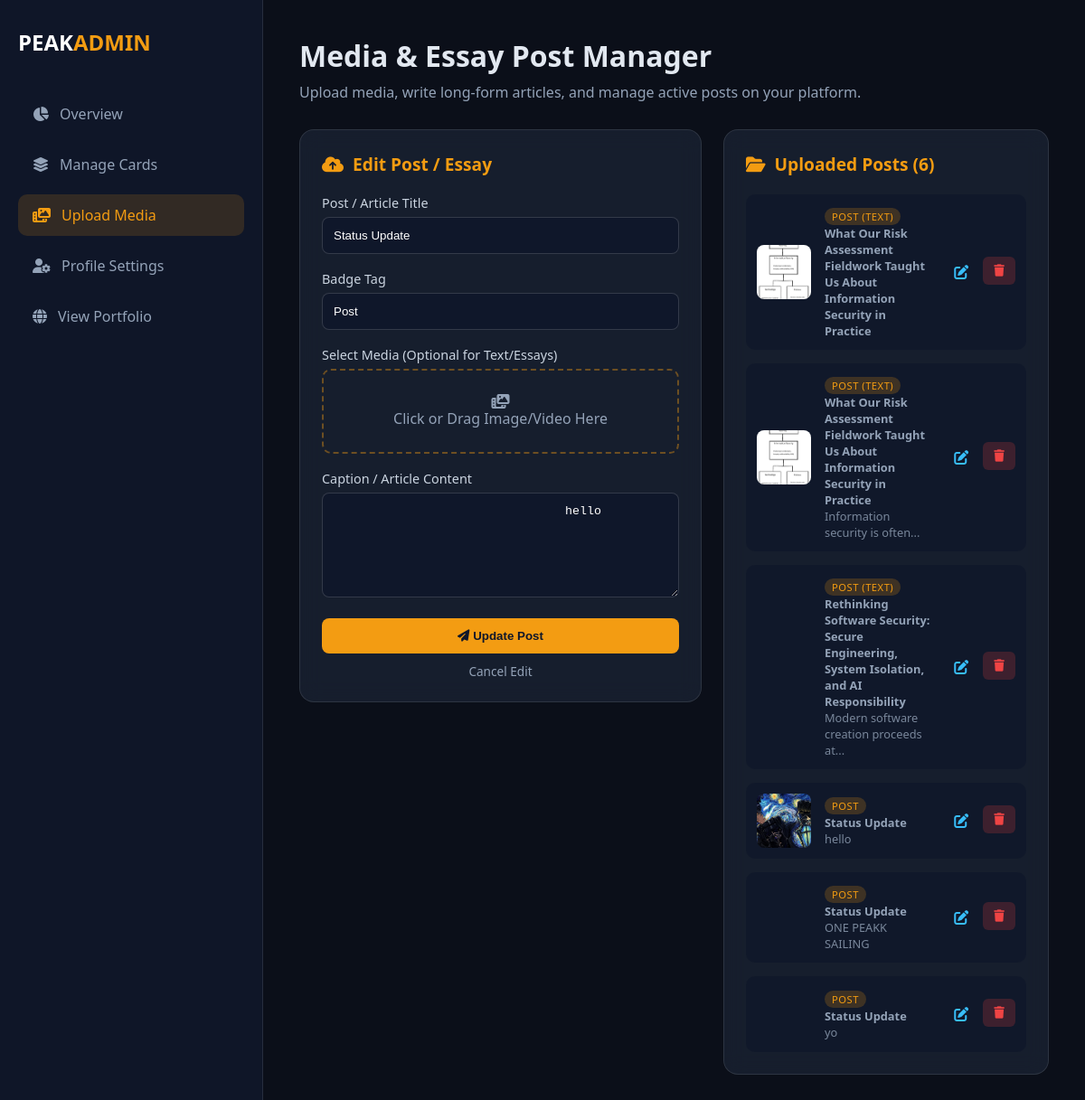
Page /dashboard/post?edit_id=3 (signed in) on the committed database.
### app.py (models this page shows)
class MediaUpload(db.Model):
    id = db.Column(db.Integer, primary_key=True)
    title = db.Column(db.String(100), nullable=True)
    caption = db.Column(db.Text, nullable=True)
    badge = db.Column(db.String(50), default="Featured")
    filename = db.Column(db.String(255), nullable=True)
    media_type = db.Column(db.String(10), nullable=True)
    created_at = db.Column(db.DateTime, default=datetime.utcnow)

### app.py (the view)
@app.route('/dashboard/post')
@login_required
def dashboard_post():
    edit_id = request.args.get('edit_id', type=int)
    edit_post = MediaUpload.query.get(edit_id) if edit_id else None
    uploads = MediaUpload.query.order_by(MediaUpload.id.desc()).all()
    return render_template('dashboard_post.html', uploads=uploads, edit_post=edit_post)

### app.py (called while the page is built)
@login_manager.user_loader
def load_user(user_id):
    return db.session.get(User, int(user_id))

### templates/dashboard_post.html (shortened to what this page needs)
<!DOCTYPE html>
<html lang="en">
<head>
    <link rel="stylesheet" href="https://cdnjs.cloudflare.com/ajax/libs/font-awesome/6.4.0/css/all.min.css">
    <link rel="stylesheet" href="{{ url_for('static', filename='css/dashboard.css') }}">
</head>
<body class="dashboard-body">
    <div class="dashboard-container">
        <aside class="dashboard-sidebar">
            <div class="brand">
                <h2>PEAK<span>ADMIN</span></h2>
            </div>
            <nav class="dash-nav">
                <a href="{{ url_for('dashboard') }}">
                    <i class="fa-solid fa-chart-pie"></i> Overview
                </a>
                <a href="{{ url_for('dashboard_cards') }}">
                    <i class="fa-solid fa-layer-group"></i> Manage Cards
                </a>
                <a href="{{ url_for('dashboard_post') }}" class="active">
                    <i class="fa-solid fa-photo-film"></i> Upload Media
                </a>
                <a href="{{ url_for('dashboard_profile_page') }}">
                    <i class="fa-solid fa-user-gear"></i> Profile Settings
                </a>
                <a href="{{ url_for('home') }}">
                    <i class="fa-solid fa-globe"></i> View Portfolio
                </a>
            </nav>
        </aside>
        <main class="dashboard-content">
            <header class="dash-header">
                <h1>Media & Essay Post Manager</h1>
                <p>Upload media, write long-form articles, and manage active posts on your platform.</p>
            </header>
            <div class="dash-grid">
                <div class="dash-card">
                    <h3>
                        <i class="fa-solid fa-cloud-arrow-up"></i>
                        {% if edit_post %}Edit Post / Essay{% else %}New Media or Essay Post{% endif %}
                    </h3>
                    <form action="{% if edit_post %}{{ url_for('update_media', upload_id=edit_post.id) }}{% else %}{{ url_for('upload_media') }}{% endif %}"
                          method="POST"
                          enctype="multipart/form-data"
                          class="dash-form">
                        <div class="form-group">
                            <label for="title">Post / Article Title</label>
                            <input type="text" id="title" name="title" class="form-control"
                                   placeholder="e.g. Rethinking Software Security..."
                                   value="{{ edit_post.title if edit_post else '' }}">
                        </div>
                        <div class="form-group">
                            <label for="badge">Badge Tag</label>
                            <input type="text" id="badge" name="badge" class="form-control"
                                   placeholder="e.g. POST (TEXT), Article, Essay"
                                   value="{{ edit_post.badge if edit_post else 'POST (TEXT)' }}">
                        </div>
                        <div class="form-group">
                            <label>Select Media (Optional for Text/Essays)</label>
                            <div class="file-upload-wrapper">
                                <div class="file-dummy">
                                    <i class="fa-solid fa-photo-film"></i>
                                    <span id="file-label">Click or Drag Image/Video Here</span>
                                </div>
                            </div>
                        </div>
                        <div class="form-group">
                            <label for="caption_editor">Caption / Article Content</label>
                            <textarea id="caption_editor" name="caption" rows="6">
                                {{ edit_post.caption if edit_post else '' }}
                            </textarea>
                        </div>
                        <div class="form-actions" style="margin-top: 15px;">
                            <button type="submit" class="btn-submit">
                                <i class="fa-solid fa-paper-plane"></i>
                                {% if edit_post %}Update Post{% else %}Post Media{% endif %}
                            </button>
                            {% if edit_post %}
                                <a href="{{ url_for('dashboard_post') }}"
                                   style="display: block; text-align: center; color: #94a3b8; margin-top: 10px; text-decoration: none; font-size: 0.85rem;">
                                    Cancel Edit
                                </a>
                            {% endif %}
                        </div>
                    </form>
                </div>
                <div class="dash-card">
                    <h3><i class="fa-solid fa-folder-open"></i> Uploaded Posts ({{ uploads|length if uploads else 0 }})</h3>
                    <div class="card-list">
                        {% if uploads %}
                            {% for item in uploads %}
                            <div class="card-item">
                                <div class="thumb-box">
                                    {% if item.filename %}
                                        {% if item.media_type == 'image' %}
                                            <img src="{{ url_for('static', filename='uploads/' + item.filename) }}" alt="Media">
                                        {% else %}
                                            <video src="{{ url_for('static', filename='uploads/' + item.filename) }}" muted></video>
                                        {% endif %}
                                    {% else %}
                                        <div style="display: flex; align-items: center; justify-content: center; height: 100%; background: #1e293b; color: #f59e0b;">
                                            <i class="fa-solid fa-file-lines" style="font-size: 1.5rem;"></i>
                                        </div>
                                    {% endif %}
                                </div>
                                <div class="card-info">
                                    <span class="badge">{{ item.badge or item.media_type|upper or 'POST' }}</span>
                                    <p><strong>{{ item.title or 'Untitled Post' }}</strong></p>
                                    <p style="font-size: 0.8rem; opacity: 0.8;">{{ item.caption|striptags|truncate(40) }}</p>
                                </div>
                                <div class="card-actions" style="display: flex; gap: 6px;">
                                    <a href="{{ url_for('dashboard_post', edit_id=item.id) }}" class="btn-edit" title="Edit Post" style="padding: 6px 10px; color: #38bdf8;">
                                        <i class="fa-solid fa-pen-to-square"></i>
                                    </a>
                                    <form action="{{ url_for('delete_media', upload_id=item.id) }}" method="POST" onsubmit="return confirm('Delete this media file?');" style="margin: 0;">
                                        <button type="submit" class="btn-delete" title="Delete Media">
                                            <i class="fa-solid fa-trash"></i>
                                        </button>
                                    </form>
                                </div>
                            </div>
                            {% endfor %}
                        {% else %}
                            <p class="empty-msg">No media uploads found. Use the form to post videos, images, or articles!</p>
                        {% endif %}
                    </div>
                </div>
            </div>
        </main>
    </div>
</body>
</html>

### static/css/dashboard.css (style rules this page uses)
body.dashboard-body { background-color: #0b0f19; color: #e2e8f0; font-family: 'Segoe UI', Tahoma, Geneva, Verdana, sans-serif; margin: 0; padding: 0; }
.dashboard-container { display: flex; min-height: 100vh; }
.dashboard-sidebar { width: 250px; background: rgba(15, 23, 42, 0.95); border-right: 1px solid rgba(255, 255, 255, 0.1); padding: 30px 20px; display: flex; flex-direction: column; }
.dashboard-sidebar .brand h2 { color: #ffffff; font-size: 1.5rem; margin: 0 0 40px 0; }
.dashboard-sidebar .brand span { color: #f39c12; }
.dash-nav a { display: flex; align-items: center; gap: 12px; color: #94a3b8; text-decoration: none; padding: 12px 16px; border-radius: 10px; margin-bottom: 10px; transition: all 0.2s ease; }
.dash-nav a:hover, .dash-nav a.active { background: rgba(243, 156, 18, 0.15); color: #f39c12; }
.dashboard-content { flex: 1; padding: 40px; overflow-y: auto; }
.dash-header { margin-bottom: 30px; }
.dash-header h1 { font-size: 2rem; margin: 0 0 8px 0; }
.dash-header p { color: #94a3b8; margin: 0; }
.dash-grid { display: grid; grid-template-columns: 1fr 1fr; gap: 30px; }
.dash-card { background: rgba(30, 41, 59, 0.6); backdrop-filter: blur(12px); border: 1px solid rgba(255, 255, 255, 0.1); border-radius: 16px; padding: 24px; }
.dash-card h3 { margin: 0 0 20px 0; font-size: 1.2rem; color: #f39c12; display: flex; align-items: center; gap: 10px; }
.dash-form .form-group { margin-bottom: 18px; }
.dash-form label { display: block; margin-bottom: 6px; font-size: 0.9rem; color: #cbd5e1; }
.dash-form input[type="text"], .dash-form textarea { width: 100%; padding: 12px; background: rgba(15, 23, 42, 0.8); border: 1px solid rgba(255, 255, 255, 0.15); border-radius: 8px; color: #ffffff; box-sizing: border-box; }
.file-upload-wrapper { position: relative; height: 90px; border: 2px dashed rgba(243, 156, 18, 0.4); border-radius: 10px; overflow: hidden; }
.file-dummy { display: flex; flex-direction: column; align-items: center; justify-content: center; height: 100%; color: #94a3b8; }
.btn-submit { width: 100%; padding: 12px; background: #f39c12; border: none; border-radius: 8px; color: #0f172a; font-weight: bold; cursor: pointer; transition: background 0.2s; }
.card-list { display: flex; flex-direction: column; gap: 15px; }
.card-item { display: flex; align-items: center; background: rgba(15, 23, 42, 0.7); padding: 12px; border-radius: 10px; gap: 15px; }
.thumb-box { width: 60px; height: 60px; border-radius: 8px; overflow: hidden; flex-shrink: 0; }
.thumb-box img { width: 100%; height: 100%; object-fit: cover; }
.card-info { flex: 1; }
.card-info .badge { font-size: 0.7rem; background: rgba(243, 156, 18, 0.2); color: #f39c12; padding: 2px 8px; border-radius: 12px; }
.card-info p { margin: 0; font-size: 0.8rem; color: #94a3b8; }
.btn-delete { background: rgba(239, 68, 68, 0.2); color: #ef4444; border: none; padding: 8px 12px; border-radius: 6px; cursor: pointer; transition: background 0.2s; }
.thumb-box video { width: 100%; height: 100%; object-fit: cover; border-radius: 8px; }
.card-info .badge { text-transform: uppercase; letter-spacing: 0.5px; }

### templates/dashboard_post.html (style rules this page uses)
.dashboard-content { overflow-x: hidden; width: 100%; box-sizing: border-box; }
.dash-grid { display: grid !important; grid-template-columns: minmax(0, 1fr) 360px !important; gap: 24px !important; align-items: start !important; width: 100% !important; }
.dash-card { min-width: 0 !important; position: relative !important; z-index: 1 !important; }

### rows in the picture
MediaUpload: title "Status Update", badge "Post", caption "hello", filename (picture), badge "POST"
MediaUpload: filename (picture), badge "POST (TEXT)", title "What Our Risk Assessment Fieldwork Taught Us About Information Security in Practice"
MediaUpload: filename (picture), badge "POST (TEXT)", title "What Our Risk Assessment Fieldwork Taught Us About Information Security in Practice", caption "Information security is often..."
MediaUpload: badge "POST (TEXT)", title "Rethinking Software Security: Secure Engineering, System Isolation, and AI Responsibility", caption "Modern software creation proceeds at..."
MediaUpload: badge "POST", title "Status Update", caption "ONE PEAKK SAILING"
MediaUpload: badge "POST", title "Status Update", caption "yo"

### other values in the picture
{{ uploads|length if uploads else 0 }} "6"
